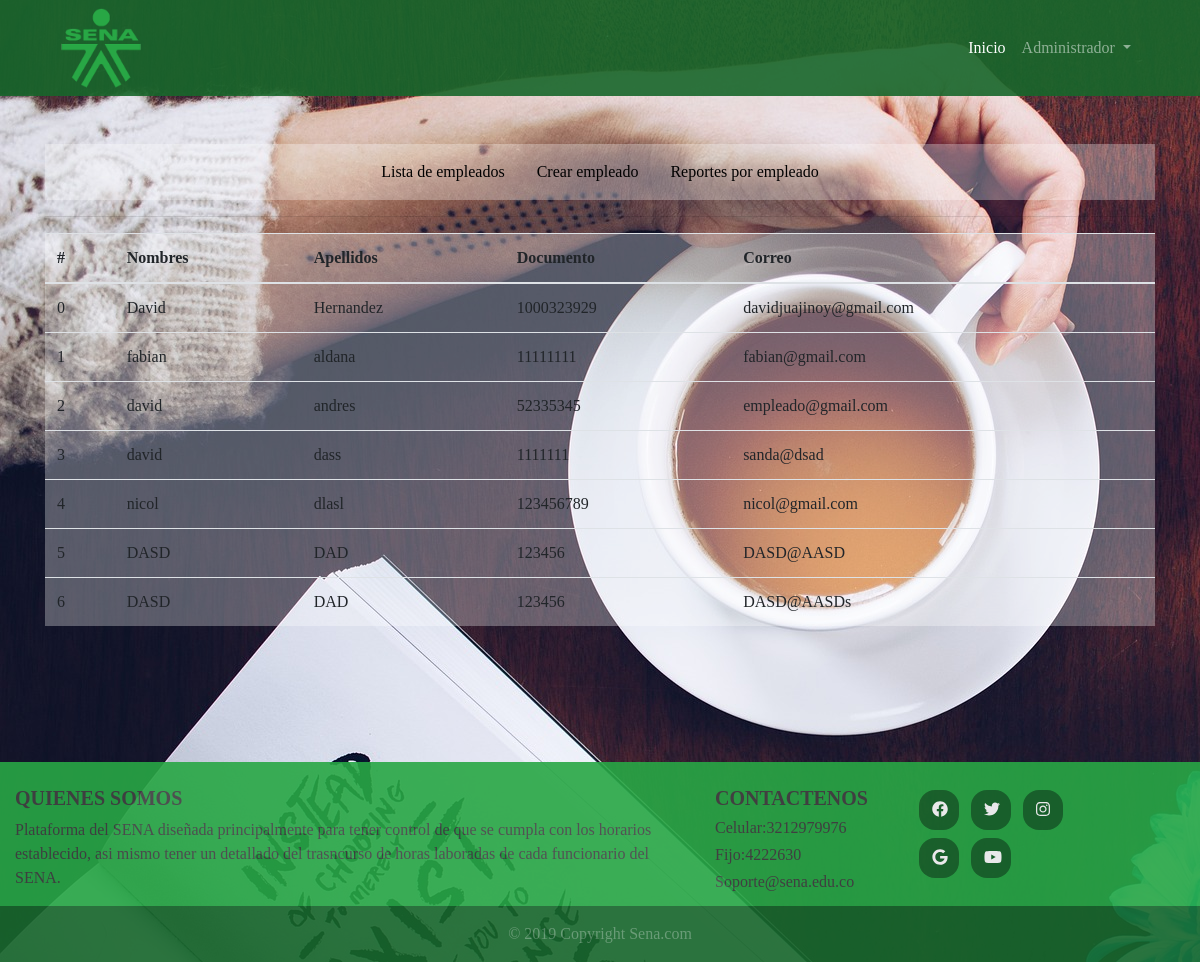
Screenshot of /?c=Administradores&m=home (signed in) with the database file from the repository.
### tables this page shows
CREATE TABLE `usuarios` (
  `id_usuarios` int(11) NOT NULL,
  `Fk_rol` int(11) DEFAULT NULL,
  `nombres` varchar(45) DEFAULT NULL,
  `apellidos` varchar(45) DEFAULT NULL,
  `correo` varchar(75) DEFAULT NULL,
  `Fk_genero` int(11) DEFAULT NULL,
  `Fk_documento` int(11) DEFAULT NULL,
  `Fk_cargo` int(11) DEFAULT NULL,
  `documento` varchar(10) DEFAULT NULL,
  `contraseña` varchar(45) DEFAULT NULL
);

### controllers/AdministradoresController.php (called while the page is built, shortened)
<?php
class AdministradoresController extends Administrador
{
    public function home()
    {
        require_once ('views/administrador/home.php');
    }
}

### index.php (called while the page is built, shortened)
<?php
$m = isset($_GET['m']) ? $_GET['m'] : "index";
$objeto = new $c();
$objeto->$m();
?>

### models/DB.php (called while the page is built)
<?php
class DB{
	public function conexion(){
		try{
			$pdo= new PDO('mysql:host=localhost;dbname=sena;charset=utf8','root','');
			$pdo->setAttribute(PDO::ATTR_ERRMODE,PDO::ERRMODE_EXCEPTION);
			return $pdo;
		}catch(Exception $e){
			die($e->getMessage());
		}
	}
}
?>

### models/Administrador.php (called while the page is built, shortened)
<?php
class Administrador extends DB
{
    public function consultarUsuarios(){
        try {
            $stm = parent::conexion()->prepare("SELECT * FROM usuarios");
            $stm->execute();
            return $stm->fetchAll(PDO::FETCH_OBJ);
        } catch (Exception $e) {
            die($e->getMessage());
        }
    }
        }
?>

### views/administrador/home.php (the view, shortened to what this page needs)
<!DOCTYPE html>
<html lang="es">
  <head>
    <link rel="stylesheet" href="assets/libs/bootstrap-4/css/bootstrap.css">
    <link rel="stylesheet" href="assets/libs/css/style.css">
  </head>
  <body>
    <?php
    include_once('views/login/layout/navbar.php');
    ?>
    <?php  include_once('views/login/layout/navbarempleado.php')  ?>
    <div class="container">
      <hr>
      <table class="table  table">
        <thead>
          <tr>
            <th scope="col">#</th>
            <th scope="col">Nombres</th>
            <th scope="col">Apellidos</th>
            <th scope="col">Documento</th>
            <th scope="col">Correo</th>
          </tr>
        </thead>
        <tbody>
          <?php
            $r = parent::consultarUsuarios();
            $contar=0;
            foreach ($r as $rr ) {
              $i=$contar++;
           ?>
          <tr>
            <td><?php echo $i;  ?></td>
            <td><?php echo $rr->nombres  ?></td>
            <td><?php echo $rr->apellidos; ?></td>
            <td><?php echo $rr->documento; ?></td>
            <td><?php echo $rr->correo ?></td>
          </tr>
          <?php } ?>
        </tbody>
      </table>
    </div>
    <?php
    include_once('views/login/layout/footer.php');
    ?>
  </body>
</html>

### views/login/layout/navbar.php (shortened to what this page needs)
<div class="container-fluid  sticky-top" id="colorcontainerfluid">
  <div class="container">
    <nav class="navbar  navbar-expand-lg navbar-dark " >
      <a  href="?c=All&m=index" ><img src="assets/img/logo.png" alt=""  class="pt--5" width="80px;" height="80px;"></a>
      <div class="collapse navbar-collapse" id="navbarSupportedContent">
        <ul class="navbar-nav ml-auto">
          <li class="nav-item active">
            <a class="nav-link" href="?c=All&m=index">Inicio <span class="sr-only">(current)</span></a>
          </li>
          <li class="nav-item dropdown">
            <a class="nav-link dropdown-toggle" href="#" id="navbarDropdownMenuLink" role="button" data-toggle="dropdown" aria-haspopup="true" aria-expanded="false">
              Administrador
            </a>
          </li>
        </ul>
      </div>
    </nav>
  </div>
</div>

### views/login/layout/navbarempleado.php
    <div class="container">
    <br>
  <br>
  <nav id="reporte" class="nav navbar navbar-expand-sm nav justify-content-center ">
    <li class="nav-item">
      <a class="nav-link active" id="letra" href="?c=Administradores&m=home">Lista de empleados</a>
    </li>
    <li class="nav-item">
      <a class="nav-link active" id="letra" href="?c=Administradores&m=crearempleado"  >Crear empleado</a>
    </li>
    <li class="nav-item">
      <a class="nav-link active" id="letra" href="?c=Administradores&m=consultarvistaDocumento">Reportes por empleado</a>
    </li>
  </nav>
</div>

### views/login/layout/footer.php (shortened to what this page needs)
<br><br><br><br><br> <footer class="page-footer   bg-success font-small teal  pt-4 " >
      <div class="container-fluid text-center text-md-left" >
        <div class="row">
          <div class="col-md-6 mt-md-0 mt-3 col-lg-7 colortexto" >
            <h5 class=" text-uppercase font-weight-bold ">Quienes somos</h5>
            <p>Plataforma del SENA diseñada principalmente para tener control de que se cumpla con los horarios establecido,
            asi mismo tener un detallado del trasncurso de horas laboradas de cada funcionario del SENA.</p>
          </div>
          <div class="col-md-5 mb-md-0 mb-3 col-lg-2 colortexto ">
            <h5 class="text-uppercase font-weight-bold  ">Contactenos</h5>
            <h6>Celular:3212979976</h6>
            <h6>Fijo:4222630</h6>
            <h6>Soporte@sena.edu.co</h6>
          </div>
          <div class="col-lg-2">
            <button class="btn boton"><i class="fab fa-facebook"></i></button>
            <button class="btn boton" ><i class="fab fa-twitter"></i></button>
            <button class="btn boton"><i class="fab fa-instagram"></i></button>
            <button class="btn boton"><i class="fab fa-google"></i></button>
            <button class="btn boton"><i class="fab fa-youtube"></i></button>
          </div>
        </div>
      </div>
      <div class="footer-copyright color  text-center py-3">© 2019 Copyright Sena.com
      </div>
    </footer>

### assets/libs/css/style.css (style rules this page uses)
body { background-image: url(../../img/02.jpg); background-repeat: no-repeat; background-size: auto; font-family: 'Liu Jian Mao Cao', cursive; }
:root { --input-padding-x: 1.5rem; --input-padding-y: .75rem; }
.color { background-color: #18672b; color: #FFFFFF; }
.boton { width: 40px; height: 40px; background: #18672b; margin: 4px; border-radius: 40%; color: white; }
.colortexto { color: #434343; }
#colorcontainerfluid { background-color: rgba(24, 103, 43, .9); }
.page-footer { opacity: .9; }
#reporte { background-color: rgba(255, 255, 255, .3); }
.color { background-color: #18672b; color: rgba(255, 255, 255, .3); }
.table { background-color: rgba(255, 255, 255, .3); }
#letra { color: black; }

### rows the page displays
usuarios: i "0", nombres "David", apellidos "Hernandez", documento "1000323929", correo "davidjuajinoy@gmail.com"
usuarios: i "1", nombres "fabian", apellidos "aldana", documento "11111111", correo "fabian@gmail.com"
usuarios: i "2", nombres "david", apellidos "andres", documento "52335345", correo "empleado@gmail.com"
usuarios: i "3", nombres "david", apellidos "dass", documento "1111111", correo "sanda@dsad"
usuarios: i "4", nombres "nicol", apellidos "dlasl", documento "123456789", correo "nicol@gmail.com"
usuarios: i "5", nombres "DASD", apellidos "DAD", documento "123456", correo "DASD@AASD"
usuarios: i "6", nombres "DASD", apellidos "DAD", documento "123456", correo "DASD@AASDs"
